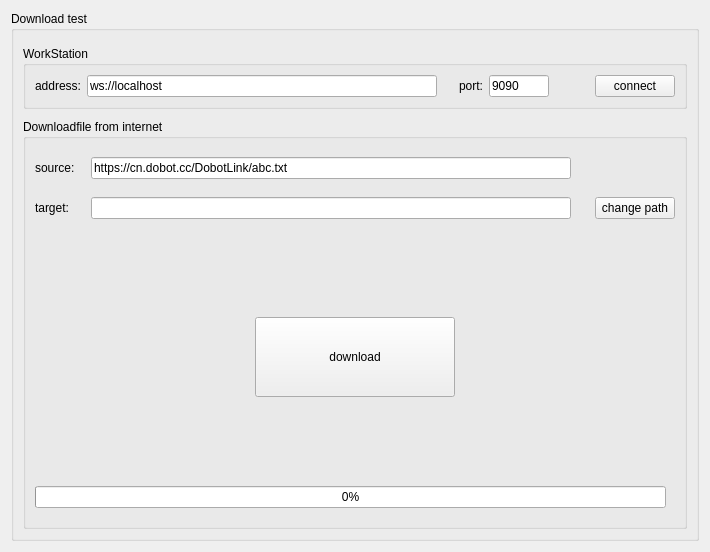
<?xml version="1.0" encoding="UTF-8"?>
<ui version="4.0">
 <class>DDownloadTestForm</class>
 <widget class="QWidget" name="DDownloadTestForm">
  <property name="geometry">
   <rect>
    <x>0</x>
    <y>0</y>
    <width>710</width>
    <height>552</height>
   </rect>
  </property>
  <property name="windowTitle">
   <string>Form</string>
  </property>
  <layout class="QVBoxLayout" name="verticalLayout_9">
   <item>
    <widget class="QGroupBox" name="groupBox_magician">
     <property name="minimumSize">
      <size>
       <width>0</width>
       <height>530</height>
      </size>
     </property>
     <property name="title">
      <string>Download test</string>
     </property>
     <layout class="QVBoxLayout" name="verticalLayout">
      <property name="spacing">
       <number>10</number>
      </property>
      <property name="topMargin">
       <number>15</number>
      </property>
      <item>
       <widget class="QGroupBox" name="groupBox_5">
        <property name="sizePolicy">
         <sizepolicy hsizetype="Preferred" vsizetype="Fixed">
          <horstretch>0</horstretch>
          <verstretch>0</verstretch>
         </sizepolicy>
        </property>
        <property name="title">
         <string>WorkStation</string>
        </property>
        <layout class="QHBoxLayout" name="horizontalLayout_6">
         <item>
          <widget class="QLabel" name="label_address">
           <property name="maximumSize">
            <size>
             <width>16777215</width>
             <height>16777215</height>
            </size>
           </property>
           <property name="text">
            <string>address:</string>
           </property>
           <property name="alignment">
            <set>Qt::AlignRight|Qt::AlignTrailing|Qt::AlignVCenter</set>
           </property>
          </widget>
         </item>
         <item>
          <widget class="QLineEdit" name="lineEdit_ws_address">
           <property name="minimumSize">
            <size>
             <width>160</width>
             <height>0</height>
            </size>
           </property>
           <property name="text">
            <string notr="true">ws://localhost</string>
           </property>
           <property name="placeholderText">
            <string notr="true">ws://127.0.0.1</string>
           </property>
          </widget>
         </item>
         <item>
          <widget class="QLabel" name="label_port">
           <property name="sizePolicy">
            <sizepolicy hsizetype="Fixed" vsizetype="Preferred">
             <horstretch>0</horstretch>
             <verstretch>0</verstretch>
            </sizepolicy>
           </property>
           <property name="minimumSize">
            <size>
             <width>40</width>
             <height>0</height>
            </size>
           </property>
           <property name="maximumSize">
            <size>
             <width>16777215</width>
             <height>16777215</height>
            </size>
           </property>
           <property name="text">
            <string>port:</string>
           </property>
           <property name="alignment">
            <set>Qt::AlignRight|Qt::AlignTrailing|Qt::AlignVCenter</set>
           </property>
          </widget>
         </item>
         <item>
          <widget class="QLineEdit" name="lineEdit_ws_port">
           <property name="sizePolicy">
            <sizepolicy hsizetype="Fixed" vsizetype="Fixed">
             <horstretch>0</horstretch>
             <verstretch>0</verstretch>
            </sizepolicy>
           </property>
           <property name="minimumSize">
            <size>
             <width>36</width>
             <height>0</height>
            </size>
           </property>
           <property name="maximumSize">
            <size>
             <width>60</width>
             <height>16777215</height>
            </size>
           </property>
           <property name="text">
            <string notr="true">9090</string>
           </property>
           <property name="maxLength">
            <number>5</number>
           </property>
           <property name="placeholderText">
            <string notr="true">port</string>
           </property>
          </widget>
         </item>
         <item>
          <spacer name="horizontalSpacer_5">
           <property name="orientation">
            <enum>Qt::Horizontal</enum>
           </property>
           <property name="sizeType">
            <enum>QSizePolicy::Preferred</enum>
           </property>
           <property name="sizeHint" stdset="0">
            <size>
             <width>40</width>
             <height>20</height>
            </size>
           </property>
          </spacer>
         </item>
         <item>
          <widget class="QPushButton" name="btn_wsConnect">
           <property name="text">
            <string>connect</string>
           </property>
          </widget>
         </item>
        </layout>
       </widget>
      </item>
      <item>
       <widget class="QGroupBox" name="groupBox_download">
        <property name="title">
         <string>Downloadfile from internet</string>
        </property>
        <layout class="QVBoxLayout" name="verticalLayout_2">
         <item>
          <widget class="QWidget" name="widget_8" native="true">
           <layout class="QHBoxLayout" name="horizontalLayout_3">
            <property name="spacing">
             <number>6</number>
            </property>
            <property name="leftMargin">
             <number>0</number>
            </property>
            <property name="topMargin">
             <number>0</number>
            </property>
            <property name="rightMargin">
             <number>0</number>
            </property>
            <property name="bottomMargin">
             <number>0</number>
            </property>
            <item>
             <widget class="QWidget" name="widget_info" native="true">
              <layout class="QVBoxLayout" name="verticalLayout_3">
               <property name="spacing">
                <number>0</number>
               </property>
               <property name="leftMargin">
                <number>0</number>
               </property>
               <property name="topMargin">
                <number>0</number>
               </property>
               <property name="rightMargin">
                <number>0</number>
               </property>
               <property name="bottomMargin">
                <number>0</number>
               </property>
               <item>
                <widget class="QWidget" name="widget_source" native="true">
                 <layout class="QHBoxLayout" name="horizontalLayout">
                  <property name="leftMargin">
                   <number>0</number>
                  </property>
                  <item>
                   <widget class="QLabel" name="label_source">
                    <property name="minimumSize">
                     <size>
                      <width>50</width>
                      <height>0</height>
                     </size>
                    </property>
                    <property name="text">
                     <string>source:</string>
                    </property>
                   </widget>
                  </item>
                  <item>
                   <widget class="QLineEdit" name="lineEdit_source">
                    <property name="text">
                     <string notr="true">https://cn.dobot.cc/DobotLink/abc.txt</string>
                    </property>
                   </widget>
                  </item>
                 </layout>
                </widget>
               </item>
               <item>
                <widget class="QWidget" name="widget_target" native="true">
                 <layout class="QHBoxLayout" name="horizontalLayout_2">
                  <property name="leftMargin">
                   <number>0</number>
                  </property>
                  <item>
                   <widget class="QLabel" name="label_target">
                    <property name="minimumSize">
                     <size>
                      <width>50</width>
                      <height>0</height>
                     </size>
                    </property>
                    <property name="text">
                     <string>target:</string>
                    </property>
                   </widget>
                  </item>
                  <item>
                   <widget class="QLineEdit" name="lineEdit_targetPath">
                    <property name="text">
                     <string notr="true"/>
                    </property>
                   </widget>
                  </item>
                 </layout>
                </widget>
               </item>
              </layout>
             </widget>
            </item>
            <item>
             <widget class="QWidget" name="widget_button" native="true">
              <layout class="QVBoxLayout" name="verticalLayout_5" stretch="1,1">
               <property name="spacing">
                <number>0</number>
               </property>
               <property name="leftMargin">
                <number>0</number>
               </property>
               <property name="topMargin">
                <number>0</number>
               </property>
               <property name="rightMargin">
                <number>0</number>
               </property>
               <property name="bottomMargin">
                <number>0</number>
               </property>
               <item>
                <widget class="QWidget" name="widget_blank" native="true">
                 <layout class="QVBoxLayout" name="verticalLayout_4"/>
                </widget>
               </item>
               <item>
                <widget class="QWidget" name="widget_changepath" native="true">
                 <layout class="QVBoxLayout" name="verticalLayout_6" stretch="0">
                  <property name="rightMargin">
                   <number>0</number>
                  </property>
                  <item>
                   <widget class="QPushButton" name="pushButton_savepath">
                    <property name="text">
                     <string>change path</string>
                    </property>
                   </widget>
                  </item>
                 </layout>
                </widget>
               </item>
              </layout>
             </widget>
            </item>
           </layout>
          </widget>
         </item>
         <item>
          <spacer name="verticalSpacer">
           <property name="orientation">
            <enum>Qt::Vertical</enum>
           </property>
           <property name="sizeHint" stdset="0">
            <size>
             <width>20</width>
             <height>79</height>
            </size>
           </property>
          </spacer>
         </item>
         <item>
          <widget class="QWidget" name="widget_download" native="true">
           <layout class="QHBoxLayout" name="horizontalLayout_4">
            <item>
             <spacer name="horizontalSpacer_2">
              <property name="orientation">
               <enum>Qt::Horizontal</enum>
              </property>
              <property name="sizeHint" stdset="0">
               <size>
                <width>208</width>
                <height>20</height>
               </size>
              </property>
             </spacer>
            </item>
            <item>
             <widget class="QPushButton" name="pushButton_download">
              <property name="minimumSize">
               <size>
                <width>200</width>
                <height>80</height>
               </size>
              </property>
              <property name="text">
               <string>download</string>
              </property>
             </widget>
            </item>
            <item>
             <spacer name="horizontalSpacer">
              <property name="orientation">
               <enum>Qt::Horizontal</enum>
              </property>
              <property name="sizeHint" stdset="0">
               <size>
                <width>208</width>
                <height>20</height>
               </size>
              </property>
             </spacer>
            </item>
           </layout>
          </widget>
         </item>
         <item>
          <spacer name="verticalSpacer_2">
           <property name="orientation">
            <enum>Qt::Vertical</enum>
           </property>
           <property name="sizeHint" stdset="0">
            <size>
             <width>20</width>
             <height>78</height>
            </size>
           </property>
          </spacer>
         </item>
         <item>
          <widget class="QWidget" name="widget_10" native="true">
           <layout class="QVBoxLayout" name="verticalLayout_7">
            <property name="leftMargin">
             <number>0</number>
            </property>
            <property name="topMargin">
             <number>0</number>
            </property>
            <item>
             <widget class="QProgressBar" name="progressBar">
              <property name="value">
               <number>0</number>
              </property>
              <property name="alignment">
               <set>Qt::AlignCenter</set>
              </property>
             </widget>
            </item>
           </layout>
          </widget>
         </item>
        </layout>
       </widget>
      </item>
     </layout>
    </widget>
   </item>
  </layout>
 </widget>
 <resources/>
 <connections/>
</ui>
